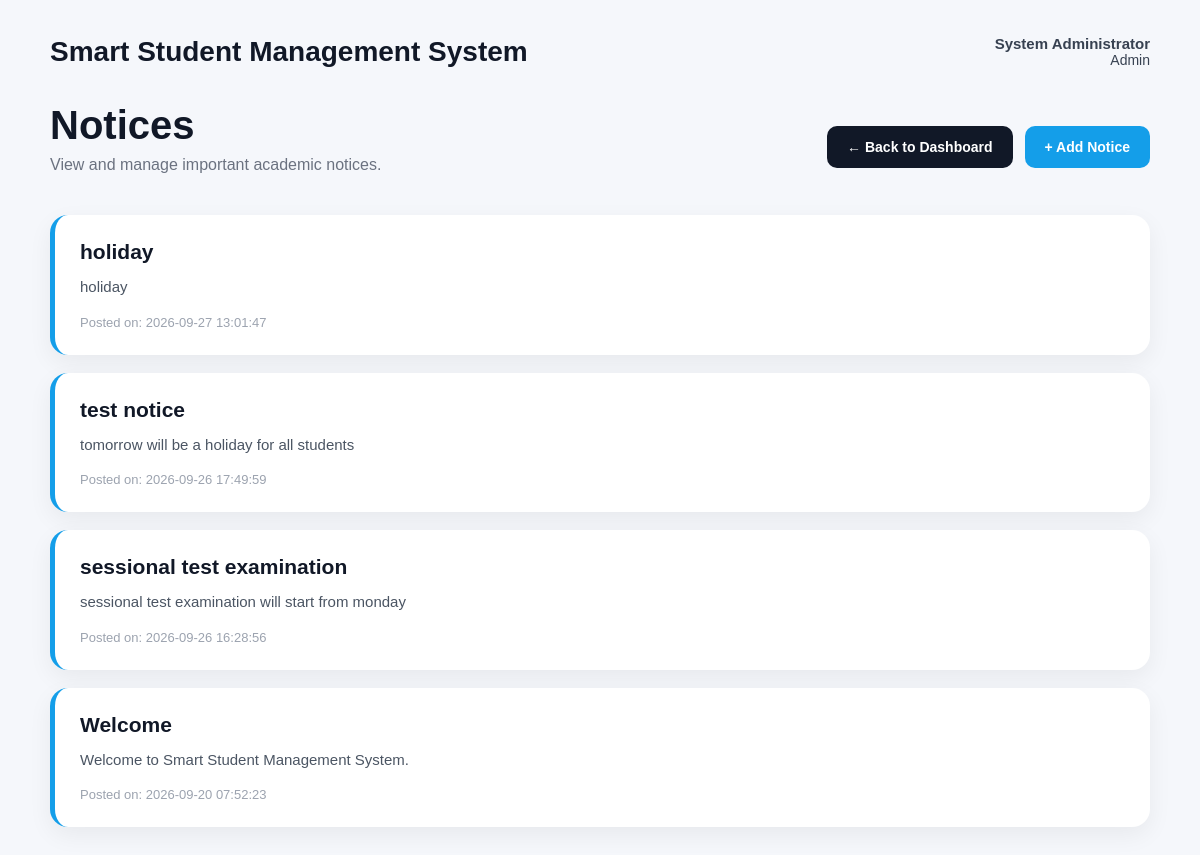
Page /admin/notices (signed in) on the committed database.
### tables this page shows
CREATE TABLE notices (
            id INTEGER PRIMARY KEY AUTOINCREMENT,
            title TEXT NOT NULL,
            message TEXT NOT NULL,
            created_at TEXT DEFAULT CURRENT_TIMESTAMP,
            created_by INTEGER,
            FOREIGN KEY (created_by) REFERENCES users(id)
        );

### app.py (the view)
@app.route("/admin/notices")
@login_required
def admin_notices():
    if session.get("role") not in [
        "admin",
        "teacher"
    ]:
        return "Access Denied", 403
    conn = get_db()
    notices = conn.execute(
        """
        SELECT *
        FROM notices
        ORDER BY created_at DESC
        """
    ).fetchall()
    conn.close()
    return render_template(
        "notices.html",
        notices=notices,
        user_name=session.get("full_name"),
        role=session.get("role", "").title()
    )

### app.py (called while the page is built)
def get_db():
    conn = sqlite3.connect(
        DATABASE,
        timeout=30,
        check_same_thread=False,
        isolation_level=None
    )
    conn.row_factory = sqlite3.Row
    conn.execute("PRAGMA busy_timeout=30000")
    conn.execute("PRAGMA foreign_keys=ON")
    conn.execute("PRAGMA journal_mode=WAL")
    return conn

def login_required(function):
    @wraps(function)
    def wrapper(*args, **kwargs):
        if "user_id" not in session:
            return redirect(url_for("login"))
        return function(*args, **kwargs)
    return wrapper

### templates/notices.html (shortened to what this page needs)
<!DOCTYPE html>
<html lang="en">
<head>
</head>
<body>
<div class="page">
    <div class="topbar">
        <div class="brand">
            Smart Student Management System
        </div>
        <div class="user-info">
            <strong>{{ user_name }}</strong><br>
            {{ role }}
        </div>
    </div>
    <div class="header">
        <div>
            <h1>Notices</h1>
            <p>View and manage important academic notices.</p>
        </div>
        <div class="buttons">
            <a href="{{ url_for('dashboard') }}" class="btn btn-back">
                ← Back to Dashboard
            </a>
            <a href="{{ url_for('add_notice') }}" class="btn btn-add">
                + Add Notice
            </a>
        </div>
    </div>
    {% if notices %}
        {% for notice in notices %}
        <div class="notice-card">
            <div class="notice-title">
                {{ notice.title }}
            </div>
            <div class="notice-message">
                {{ notice.message }}
            </div>
            <div class="notice-date">
                Posted on: {{ notice.created_at }}
            </div>
        </div>
        {% endfor %}
    {% else %}
        <div class="empty">
            <h3>No notices available</h3>
            <p>There are currently no notices to display.</p>
        </div>
    {% endif %}
</div>
</body>
</html>

### templates/notices.html (style rules this page uses)
* { box-sizing: border-box; }
body { margin: 0; font-family: Arial, Helvetica, sans-serif; background: #f5f7fb; color: #1f2937; }
.page { min-height: 100vh; padding: 35px 50px; }
.topbar { display: flex; justify-content: space-between; align-items: center; margin-bottom: 35px; }
.brand { font-size: 28px; font-weight: 700; color: #111827; }
.user-info { text-align: right; color: #374151; font-size: 14px; }
.user-info strong { font-size: 15px; }
.header { display: flex; justify-content: space-between; align-items: center; margin-bottom: 25px; }
.header h1 { margin: 0; font-size: 40px; color: #111827; }
.header p { margin-top: 8px; color: #6b7280; font-size: 16px; }
.buttons { display: flex; gap: 12px; }
.btn { text-decoration: none; border: none; padding: 13px 20px; border-radius: 10px; font-weight: 600; cursor: pointer; font-size: 14px; }
.btn-back { background: #111827; color: white; }
.btn-add { background: #149ee9; color: white; }
.notice-card { background: white; border-radius: 18px; padding: 25px; margin-bottom: 18px; box-shadow: 0 8px 25px rgba(0,0,0,0.06); border-left: 5px solid #149ee9; }
.notice-title { font-size: 21px; font-weight: 700; color: #111827; margin-bottom: 10px; }
.notice-message { color: #4b5563; line-height: 1.7; font-size: 15px; }
.notice-date { margin-top: 15px; color: #9ca3af; font-size: 13px; }

### rows in the picture
notices: title "holiday", message "holiday", created_at "2026-09-27 13:01:47"
notices: title "test notice", message "tomorrow will be a holiday for all students", created_at "2026-09-26 17:49:59"
notices: title "sessional test examination", message "sessional test examination will start from monday", created_at "2026-09-26 16:28:56"
notices: title "Welcome", message "Welcome to Smart Student Management System.", created_at "2026-09-20 07:52:23"

### other values in the picture
{{ user_name }} "System Administrator"
{{ role }} "Admin"
